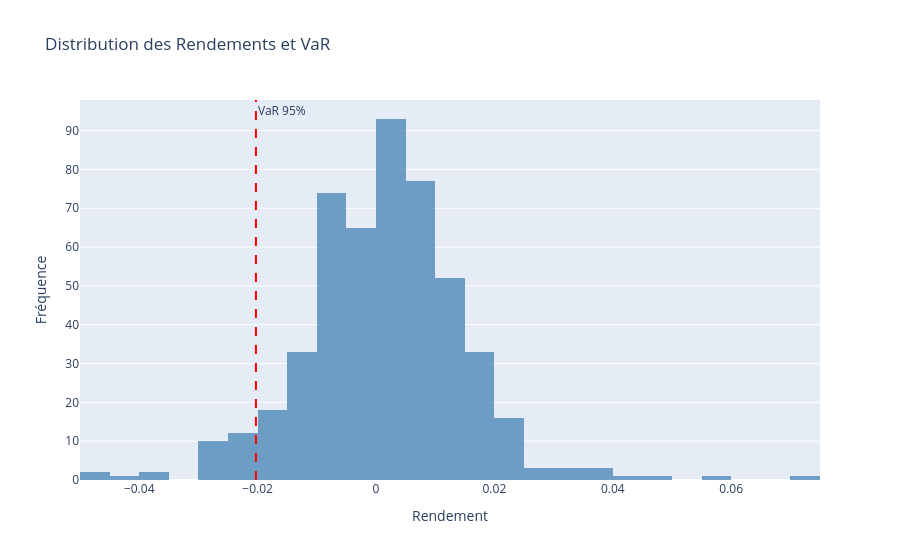

Write notebook code for a chart like this one.
### Code cell
from src.risk import var_historique, var_monte_carlo, cvar, sharpe_ratio, max_drawdown
from src.visualization import plot_var_distribution

aapl_returns = returns["AAPL"].values

var_95 = var_historique(aapl_returns, alpha=0.05)
var_99 = var_historique(aapl_returns, alpha=0.01)
cvar_95 = cvar(aapl_returns, alpha=0.05)
sr = sharpe_ratio(aapl_returns)
mdd = max_drawdown(prices["AAPL"].values)

print(f"VaR 95%  : {var_95:.4f} ({var_95*100:.2f}%)")
print(f"VaR 99%  : {var_99:.4f} ({var_99*100:.2f}%)")
print(f"CVaR 95% : {cvar_95:.4f} ({cvar_95*100:.2f}%)")
print(f"Sharpe   : {sr:.4f}")
print(f"Max Drawdown : {mdd*100:.2f}%")

plot_var_distribution(aapl_returns, var_95)

### Figure 1 — Plotly figure (JSON) as saved in the notebook; plotly's stock layout.template omitted (floating-point values rounded to 4 significant figures; data arrays with more than 128 entries replaced by an {"elided": "..."} marker saying what was removed)
{"data": [{"marker": {"color": "steelblue"}, "name": "Rendements", "nbinsx": 50, "opacity": 0.75, "type": "histogram", "x": {"elided": "501 float values"}}], "layout": {"annotations": [{"showarrow": false, "text": "VaR 95%", "x": -0.02028, "xanchor": "left", "xref": "x", "y": 1, "yanchor": "top", "yref": "y domain"}], "shapes": [{"line": {"color": "red", "dash": "dash"}, "type": "line", "x0": -0.02028, "x1": -0.02028, "xref": "x", "y0": 0, "y1": 1, "yref": "y domain"}], "title": {"text": "Distribution des Rendements et VaR"}, "xaxis": {"title": {"text": "Rendement"}}, "yaxis": {"title": {"text": "Fréquence"}}}}
